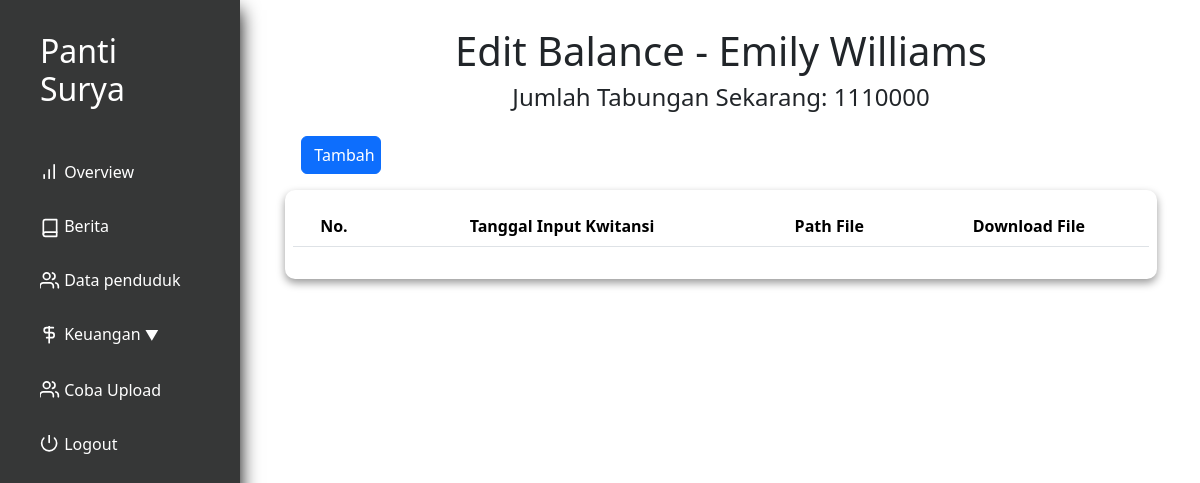
The app's page /laporanTabungan.php?id=4 (signed in), older data.
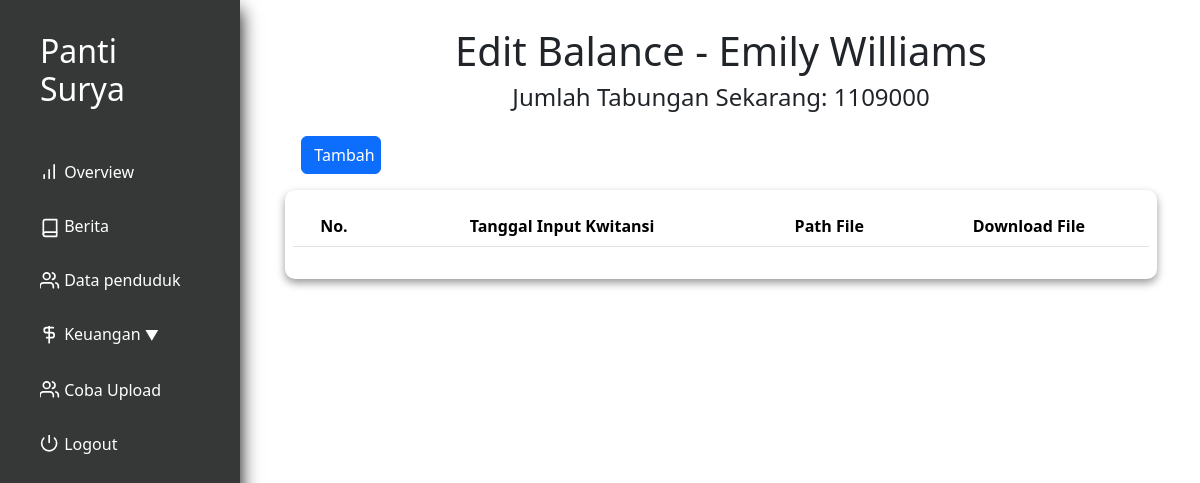
The same page, newer data.
### tables this page shows
CREATE TABLE `penduduk` (
  `id` int(11) NOT NULL,
  `nama` varchar(250) NOT NULL,
  `alamat` varchar(100) NOT NULL,
  `tanggal_masuk` date DEFAULT NULL,
  `email` varchar(200) DEFAULT NULL,
  `notelp` varchar(15) NOT NULL,
  `keuangan_pondokkan` int(11) NOT NULL,
  `keuangan_tabungan` int(11) NOT NULL,
  `keuangan_obat` int(11) NOT NULL,
  `keuangan_total` int(11) NOT NULL,
  `profile_picture` varchar(100) NOT NULL,
  `KTP` longblob NOT NULL,
  `KK` longblob NOT NULL,
  `BPJS` longblob NOT NULL,
  `keuangan_deposit` int(11) NOT NULL
);

### utils.php (called while the page is built, shortened)
<?php
class myDB
{
    private $host = "localhost";
    private $username = "root";
    private $password = "";
    private $database = "pantisurya";
    private $db;
    function __construct()
    {
        if ($this->db == null) {
            try {
                $this->db = new PDO("mysql:host=$this->host;dbname=$this->database", $this->username, $this->password);
                $this->db->setAttribute(PDO::ATTR_ERRMODE, PDO::ERRMODE_EXCEPTION);
            } catch (PDOException $e) {
                echo "Connection failed: " . $e->getMessage();
            }
        }
    }
    function getPenduduk($id)
    {
        $query = "SELECT * FROM `penduduk` WHERE id = ? ";
        $res = $this->db->prepare($query);
        $res->execute([$id]);
        return $res;
    }
    function getJumlahTabungan($id){
        $query = "SELECT keuangan_tabungan FROM penduduk WHERE id = ?";
        $stmt = $this->db->prepare($query);
        $stmt->execute([$id]);
        return $stmt->fetch(PDO::FETCH_ASSOC);
    }
}

### laporanTabungan.php (the view, shortened to what this page needs)
<?php
    include "utils.php";
    $db = new myDB();
    $residentId = $_GET['id'];
    $res = $db->getPenduduk($residentId);
    $resident = $res->fetch(PDO::FETCH_ASSOC);
    $uang = $db->getJumlahTabungan($residentId);
?>
<!DOCTYPE html>
<html lang="en">
<head>
    <?php include "layout/stylejquerynbs5.php" ?>
    <link rel="stylesheet" href="layout/indexstyle.css">
    <link rel="stylesheet" href="layout/styledatasiswa.css">
    <link rel="stylesheet" href="layout/stylekeuangan.css">
</head>
<body>
    <div class="app">
        <div class="dashboard">
            <?php include 'nav.php'?>
            <div class="main" style="text-align: center;">
                <h1>Edit Balance - <?php echo $resident['nama']; ?></h1>
                <h4>Jumlah Tabungan Sekarang: <?php echo $uang['keuangan_tabungan']; ?></h4>
                <div class="btn-flex-left">
                    <a href="edit_balance_tabungan.php?id=<?php echo $residentId ?>">
                        <button type="submit" name="EditPondokkan" class="btn btn-primary bg-blue" style="width: 5rem;">
                            Tambah
                        </button>
                    </a>
                </div>
                <div class="content">
                    <table class="table wfull table-hover">
                        <thead>
                            <tr>
                            <th scope="col">No.</th>
                            <th scope="col">Tanggal Input Kwitansi</th>
                            <th scope="col">Path File</th>
                            <th scope="col">Download File</th>
                            </tr>
                        </thead>
                    </table>
                </div>
            </div>
        </div>
    </div>
</body>
</html>

### layout/stylejquerynbs5.php (shortened to what this page needs)
<link href="https://cdn.jsdelivr.net/npm/bootstrap@5.3.3/dist/css/bootstrap.min.css" rel="stylesheet">
<link rel="stylesheet" href="layout/indexstyle.css">

### nav.php (shortened to what this page needs)
<div class="holder flex-col">
    <div class="content flex-col">
        <div class="logo">
            <h2 style="color: white;">Panti Surya</h2>
        </div>
        <nav class="nav">
            <a type="button" href="index.php">
                Overview
            </a>
            <a type="button" href="databerita.php">
                Berita
            </a>
            <a type="button" href="penduduk.php">
                Data penduduk
            </a>
            <div class="dropdown">
                <a type="button" href="#" class="dropbtn" onclick="toggleSubMenu()">
                    Keuangan
                    <span style="font-size: 14px; vertical-align: middle;">&#9660;</span>
                </a>
            </div>
            <a type="button" href="cobaUpload.php">
                Coba Upload
            </a>
            <a type="button" onclick="return confirm('Yakin keluar?')" href="logout.php">
                <svg xmlns="http://www.w3.org/2000/svg" width="20" height="20" viewBox="3 3 20 24" fill="none" stroke="currentColor" stroke-width="2" stroke-linecap="round" stroke-linejoin="round" class="feather feather-power"><path d="M18.36 6.64a9 9 0 1 1-12.73 0"></path><line x1="12" y1="2" x2="12" y2="12"></line></svg> Logout
            </a>
        </nav>
    </div>
</div>
<div class="filler"></div>

### layout/indexstyle.css (style rules this page uses)
* { box-sizing: border-box; margin: 0; padding: 0; }
.dashboard { display: flex; min-height: 100vh; flex-direction: row; gap: 1.7rem; }
.flex-col { display: flex; flex-direction: column; }
.holder { width: 20%; height: 100vh; box-shadow: 0 10px 18px rgba(0,0,0,1); position: fixed; padding: 0 1rem; background-color: #363737; }
.content { padding: 1rem 0.5rem; gap: 1rem; }
.logo { padding: 0 1rem; word-wrap: break-word; }
.nav { padding: 0.5rem; gap: 0.5rem; display: flex; flex-direction: column; justify-content: center; }
.nav a { display: block; padding: 0.5rem 0.5rem; border-radius: 10px; line-height: 30px; font-size: 16px; text-decoration: none; transition: all 0.5s ease; color: white; }
.main { width: 80%; height: 100vh; padding: 1.7rem; }
.filler { width: 20%; }
.content { display: flex; }
.wfull { width: 100%; }
.logo h2 { margin-top: 1rem; margin-bottom: 1rem; }

### layout/styledatasiswa.css (style rules this page uses)
.main { margin-right: 1rem; }
.main .content { border-radius: 10px; background-color: #ffffff; box-shadow: 0px 4px 8px rgba(0, 0, 0, 0.4); overflow-x: auto; display: flex; flex-direction: column; }

### layout/stylekeuangan.css (style rules this page uses)
.btn-flex-left { display: flex; align-items: flex-start; padding: 1rem; }

Row changes from the older to the newer data that the page shows:
changed penduduk "Emily Williams": keuangan_tabungan "1110000" → "1109000"
